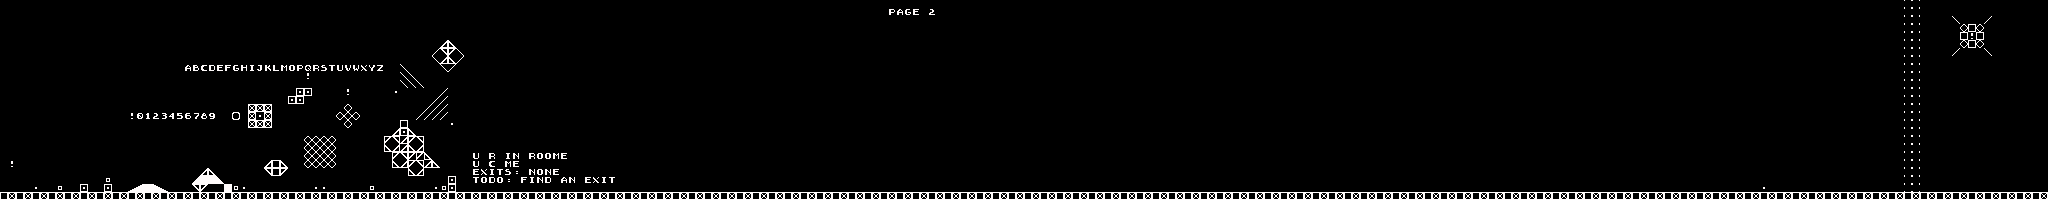

This game map was drawn from its Tiled (.tmx) file and the tilesets committed beside it. A one-line description and the trimmed map source follow:
An orthogonal 256x25 tile map with 8x8 px tiles, 1 tile layer (Tile Layer 1).

<map version="1.10" tiledversion="1.11.2" orientation="orthogonal" renderorder="right-down" width="256" height="25" tilewidth="8" tileheight="8" infinite="0" nextlayerid="2" nextobjectid="1">
 <tileset firstgid="1" source="charset-1.tsx" />
 <layer id="1" name="Tile Layer 1" width="256" height="25">
  <data>[6400 cells, 6400 non-empty, 64 distinct tile ids]</data>
 </layer>
</map>
